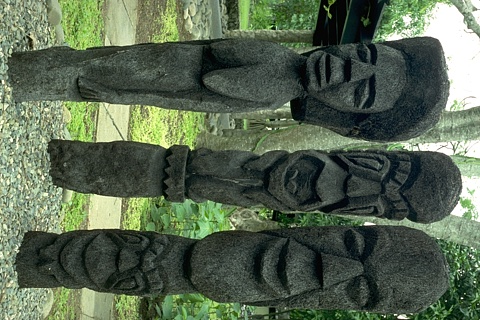
#> input picture data/validation/BSD100/X2/GT/img_001_SRF_2.png, 480 x 320 px, found by its file name
$ python compare_metrics.py
#> lines starting #> are read from the running program, lines starting #| are printed output that depends on the picture
import cv2
import numpy as np
import matplotlib.pyplot as plt
from skimage.metrics import mean_squared_error as mse
from skimage.metrics import peak_signal_noise_ratio as psnr
from skimage.metrics import structural_similarity as ssim

plt.style.use('../figures.mplstyle')

# Load the uploaded image in grayscale
original_image = cv2.imread('../data/test/Set5/X2/GT/img_001_SRF_2.png', cv2.IMREAD_GRAYSCALE)
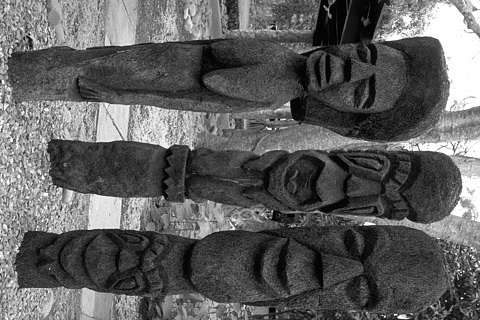
#> original_image: shape (320, 480); min 0, max 255, mean 95.1

# Ensure the image is loaded properly
if original_image is None:
    raise ValueError("Image could not be loaded.")

# Generate the noisy image
noise = np.random.normal(0, 34, original_image.shape)  # Gaussian noise with mean=0, std=25
noisy_image = np.clip(original_image + noise, 0, 255).astype(np.uint8)
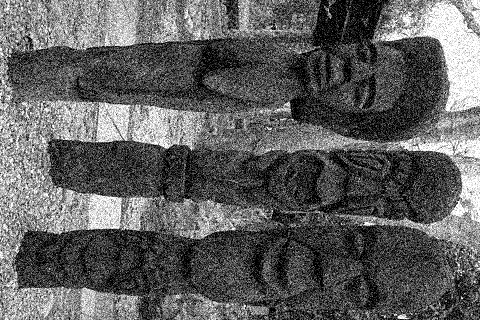
#> noisy_image: shape (320, 480); min 0, max 255, mean 95.4

# Generate the constant-added image
scaled_image = np.clip(original_image * 0.802, 0, 255).astype(np.uint8)
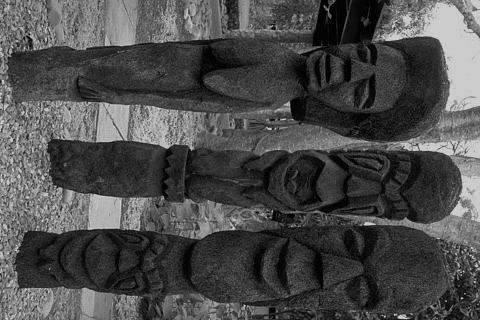
#> scaled_image: shape (320, 480); min 0, max 204, mean 75.8

# Plot the images
plt.figure(figsize=(12, 6))

plt.subplot(1, 3, 1)
plt.imshow(original_image, cmap='gray')
plt.title("\nImagen original\n ", fontsize=30)
plt.axis('off')

plt.subplot(1, 3, 2)
plt.imshow(noisy_image, cmap='gray')
plt.title(f"Imagen con ruido gaussiano:\nSSIM={ssim(original_image, noisy_image):.2f},\nMSE={mse(original_image, noisy_image):.2f}", fontsize=25)
plt.axis('off')

plt.subplot(1, 3, 3)
plt.imshow(scaled_image, cmap='gray')
plt.title(f"Imagen + Constante:\nSSIM={ssim(original_image, scaled_image):.2f},\nMSE={mse(original_image, scaled_image):.2f}", fontsize=25)
plt.axis('off')

plt.tight_layout()
plt.savefig('./metrics_images.png')
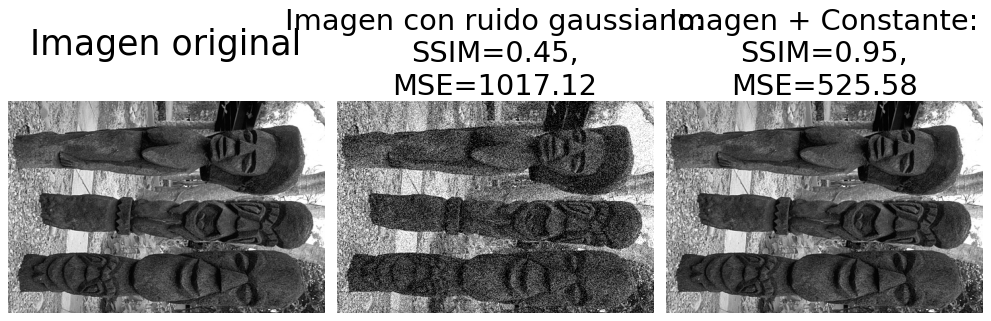
#> figure drawn by matplotlib, 3 panels
plt.show()

$ run again, with data/validation/BSD100/X2/GT/img_002_SRF_2.png copied over data/validation/BSD100/X2/GT/img_001_SRF_2.png
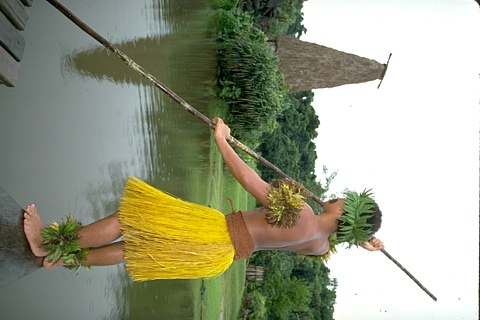
#> input picture data/validation/BSD100/X2/GT/img_002_SRF_2.png, 480 x 320 px, found by its file name
#> `scaled_image = np.clip(original_image * 0.802, 0, 255).astype(np.uint8)`:
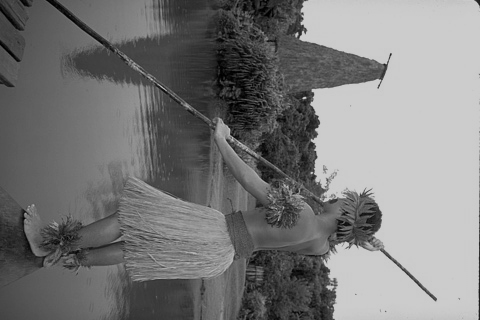
#> scaled_image: shape (320, 480); min 0, max 204, mean 121.8
#> `plt.savefig('./metrics_images.png')`:
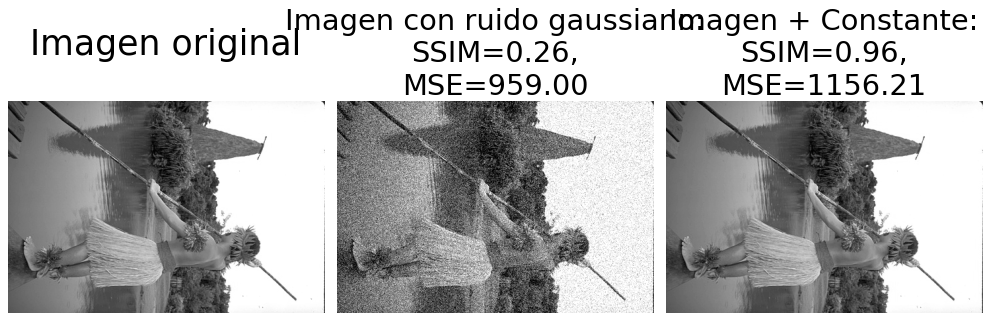
#> figure drawn by matplotlib, 3 panels

$ run again, with data/validation/BSD100/X2/GT/img_006_SRF_2.png copied over data/validation/BSD100/X2/GT/img_001_SRF_2.png
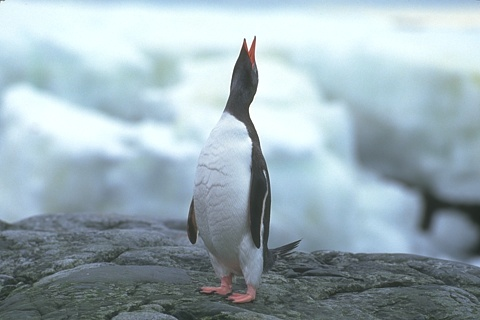
#> input picture data/validation/BSD100/X2/GT/img_006_SRF_2.png, 480 x 320 px, found by its file name
#> `scaled_image = np.clip(original_image * 0.802, 0, 255).astype(np.uint8)`:
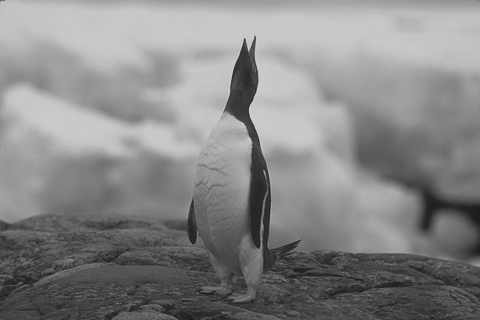
#> scaled_image: shape (320, 480); min 26, max 204, mean 135
#> `plt.savefig('./metrics_images.png')`:
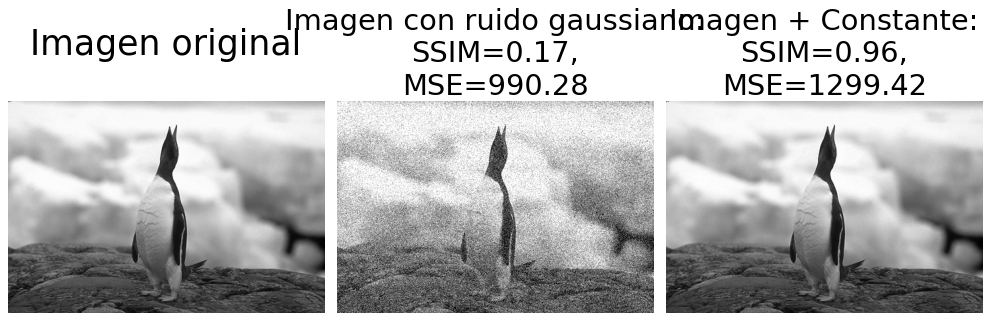
#> figure drawn by matplotlib, 3 panels

$ run again, with data/validation/BSD100/X2/GT/img_009_SRF_2.png copied over data/validation/BSD100/X2/GT/img_001_SRF_2.png
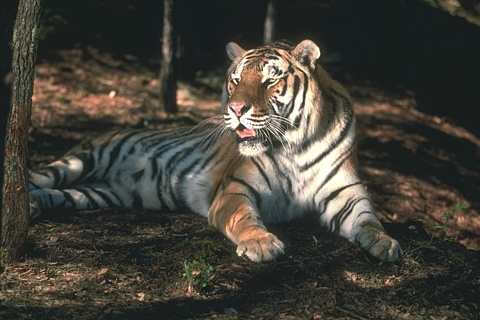
#> input picture data/validation/BSD100/X2/GT/img_009_SRF_2.png, 480 x 320 px, found by its file name
#> `noisy_image = np.clip(original_image + noise, 0, 255).astype(np.uint8)`:
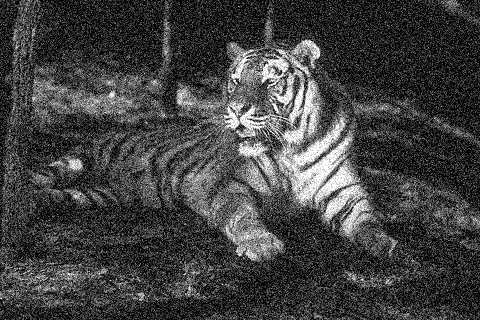
#> noisy_image: shape (320, 480); min 0, max 255, mean 65.6
#> `plt.savefig('./metrics_images.png')`:
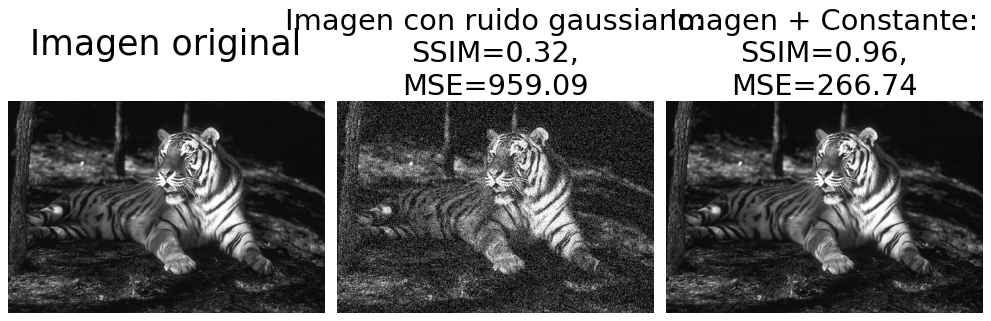
#> figure drawn by matplotlib, 3 panels
